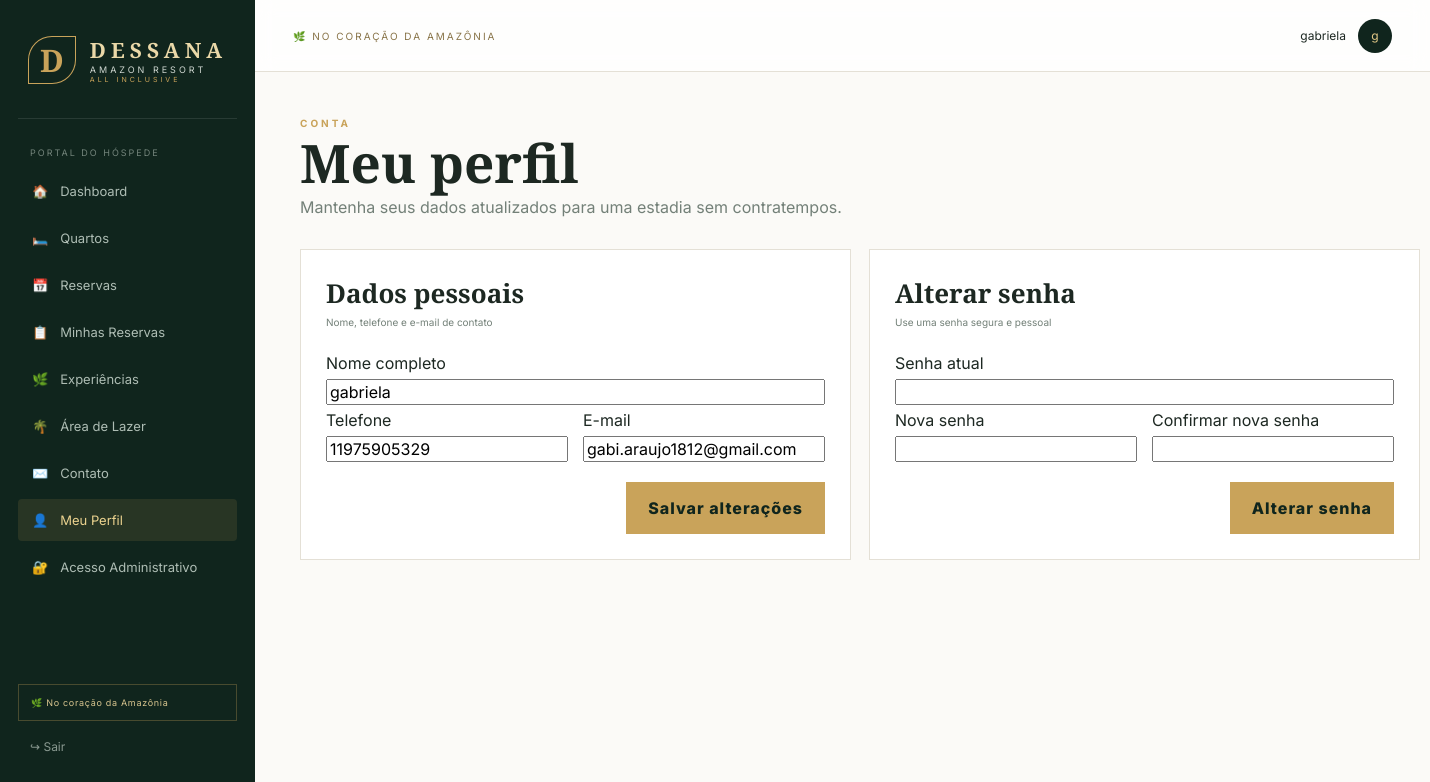
The page /hospede/perfil (signed in) on the database its author committed.
### tables this page shows
CREATE TABLE hospedes (
    id INTEGER PRIMARY KEY AUTOINCREMENT,
    nome TEXT NOT NULL,
    cpf TEXT,
    telefone TEXT,
    email TEXT,
    senha TEXT,
    observacoes TEXT,
    criado_em TEXT NOT NULL DEFAULT CURRENT_TIMESTAMP
);

### app.py (the view, shortened to what this page needs)
@app.route("/hospede/perfil", methods=["GET", "POST"])
@hospede_required
def hospede_perfil():
    conn = get_db()
    hospede = conn.execute("SELECT * FROM hospedes WHERE id = ?", (session["user_id"],)).fetchone()
    conn.close()
    return render_template("hospede_perfil.html", hospede=hospede)

### app.py (called while the page is built)
def get_db():
    conn = sqlite3.connect(DB_PATH)
    conn.row_factory = sqlite3.Row
    conn.execute("PRAGMA foreign_keys = ON")
    return conn

def hospede_required(view):
    @wraps(view)
    def wrapped(*args, **kwargs):
        if "user_id" not in session or session.get("tipo") != "hospede":
            return redirect(url_for("login"))
        return view(*args, **kwargs)
    return wrapped

### templates/hospede_perfil.html (shortened to what this page needs)
{% extends "base.html" %}
{% block content %}
<div class="page-heading">
  <div><div class="eyebrow">CONTA</div><h1>Meu perfil</h1><p>Mantenha seus dados atualizados para uma estadia sem contratempos.</p></div>
</div>
<div class="dashboard-grid">
  <div class="panel">
    <div class="panel-head"><div><h3>Dados pessoais</h3><p>Nome, telefone e e-mail de contato</p></div></div>
    <form method="post" class="form-grid">
      <div class="full"><label>Nome completo</label><input name="nome" value="{{ hospede.nome }}" required></div>
      <div><label>Telefone</label><input name="telefone" value="{{ hospede.telefone or '' }}"></div>
      <div><label>E-mail</label><input type="email" name="email" value="{{ hospede.email or '' }}" required></div>
      <div class="full form-actions"><button class="primary-btn">Salvar alterações</button></div>
    </form>
  </div>
  <div class="panel">
    <div class="panel-head"><div><h3>Alterar senha</h3><p>Use uma senha segura e pessoal</p></div></div>
    <form method="post" class="form-grid">
      <div class="full"><label>Senha atual</label><input type="password" name="senha_atual" required></div>
      <div><label>Nova senha</label><input type="password" name="nova_senha" required></div>
      <div><label>Confirmar nova senha</label><input type="password" name="confirmar_senha" required></div>
      <div class="full form-actions"><button class="primary-btn">Alterar senha</button></div>
    </form>
  </div>
</div>
{% endblock %}

### templates/base.html (shortened to what this page needs)
<!doctype html>
<html lang="pt-BR">
<head>
  <link rel="stylesheet" href="{{ url_for('static', filename='css/style.css') }}">
</head>
<body>
{% if session.get('user_id') %}
<div class="app-shell">
  <aside class="sidebar" id="sidebar">
    <div class="brand">
      <div class="brand-mark">D</div>
      <div>
        <strong>DESSANA</strong>
        <span>AMAZON RESORT</span>
        <small>ALL INCLUSIVE</small>
      </div>
    </div>
    {% if session.get('tipo') == 'hospede' %}
    <div class="side-label">PORTAL DO HÓSPEDE</div>
    <nav>
      <a class="{{ 'active' if request.endpoint == 'hospede_dashboard' }}" href="{{ url_for('hospede_dashboard') }}">🏠 <span>Dashboard</span></a>
      <a class="{{ 'active' if request.endpoint in ['hospede_quartos','hospede_quarto_detalhe'] }}" href="{{ url_for('hospede_quartos') }}">🛏️ <span>Quartos</span></a>
      <a class="{{ 'active' if request.endpoint == 'hospede_quartos' }}" href="{{ url_for('hospede_quartos') }}">📅 <span>Reservas</span></a>
      <a class="{{ 'active' if request.endpoint == 'minhas_reservas' }}" href="{{ url_for('minhas_reservas') }}">📋 <span>Minhas Reservas</span></a>
      <a class="{{ 'active' if request.endpoint == 'hospede_experiencias' }}" href="{{ url_for('hospede_experiencias') }}">🌿 <span>Experiências</span></a>
      <a class="{{ 'active' if request.endpoint == 'hospede_lazer' }}" href="{{ url_for('hospede_lazer') }}">🌴 <span>Área de Lazer</span></a>
      <a class="{{ 'active' if request.endpoint == 'hospede_contato' }}" href="{{ url_for('hospede_contato') }}">✉️ <span>Contato</span></a>
      <a class="{{ 'active' if request.endpoint == 'hospede_perfil' }}" href="{{ url_for('hospede_perfil') }}">👤 <span>Meu Perfil</span></a>
      <a href="{{ url_for('administracao') }}">🔐 <span>Acesso Administrativo</span></a>
    </nav>
    {% endif %}
    <div class="sidebar-bottom">
      <div class="eco-badge">🌿 No coração da Amazônia</div>
      <a class="logout" href="{{ url_for('logout') }}">↪ Sair</a>
    </div>
  </aside>
  <main class="main">
    <header class="topbar">
      <div class="top-location">🌿 NO CORAÇÃO DA AMAZÔNIA</div>
      <div class="top-user">
        <span>{{ session.get('user_name') }}</span>
        <div class="avatar">{{ session.get('user_name','A')[0] }}</div>
      </div>
    </header>
    <section class="content">
      {% block content %}{% endblock %}
    </section>
  </main>
</div>
{% else %}
  {% block public_content %}{% endblock %}
{% endif %}
</body>
</html>

### static/css/style.css (style rules this page uses)
:root { --forest:#10251d;--forest2:#17372b;--gold:#c9a35a;--gold2:#e3c987;--cream:#f6f1e7; --paper:#fbfaf7;--ink:#1d2822;--muted:#738078;--line:#e4e0d6;--white:#fff;--danger:#a94b46; }
* { box-sizing:border-box }
body { margin:0;background:var(--paper);color:var(--ink);font-family:Inter,Arial,sans-serif }
a { text-decoration:none;color:inherit }
button,input,select,textarea { font:inherit }
.landing-logo,.brand { display:flex;align-items:center;gap:14px }
.landing-logo strong,.brand strong { display:block;font-family:"Cormorant Garamond",serif;letter-spacing:5px;font-size:25px;color:#ead8a8 }
.landing-logo span,.brand span { display:block;font-size:9px;letter-spacing:3px }
.landing-logo small,.brand small { display:block;font-size:7px;letter-spacing:3px;color:var(--gold) }
.brand-mark { width:48px;height:48px;border:1px solid var(--gold);display:grid;place-items:center;font:600 31px "Cormorant Garamond";color:var(--gold);border-radius:50% 0 50% 0 }
.eyebrow { color:var(--gold);font-size:10px;font-weight:700;letter-spacing:3px }
.gold-btn,.primary-btn { background:var(--gold);border:0;color:var(--forest);font-weight:800;letter-spacing:1px;padding:16px 22px;display:inline-flex;gap:25px;align-items:center;cursor:pointer }
.app-shell { min-height:100vh;display:flex }
.sidebar { width:255px;position:fixed;inset:0 auto 0 0;background:var(--forest);color:#cfd7d1;padding:28px 18px;display:flex;flex-direction:column;z-index:20 }
.sidebar .brand { padding:8px 10px 34px;border-bottom:1px solid rgba(255,255,255,.1) }
.sidebar .brand strong { font-size:21px }
.side-label { font-size:9px;letter-spacing:2px;color:#74857c;margin:28px 12px 12px }
.sidebar nav { display:grid;gap:5px }
.sidebar nav a { padding:13px 14px;border-radius:4px;font-size:13px;color:#aebdb4;display:flex;gap:12px;align-items:center }
.sidebar nav a:hover,.sidebar nav a.active { background:rgba(201,163,90,.13);color:#ecd38f }
.sidebar-bottom { margin-top:auto }
.eco-badge { border:1px solid rgba(201,163,90,.3);padding:12px;font-size:9px;letter-spacing:.7px;color:#d8c58f }
.logout { display:block;padding:18px 12px;color:#899990;font-size:12px }
.main { margin-left:255px;width:calc(100% - 255px);min-height:100vh }
.topbar { height:72px;border-bottom:1px solid var(--line);display:flex;align-items:center;justify-content:space-between;padding:0 38px;background:rgba(255,255,255,.78);backdrop-filter:blur(10px);position:sticky;top:0;z-index:10 }
.top-location { font-size:10px;letter-spacing:2px;color:#887448 }
.top-user { display:flex;gap:12px;align-items:center;font-size:12px }
.avatar { width:34px;height:34px;border-radius:50%;background:var(--forest);color:var(--gold2);display:grid;place-items:center }
.content { padding:45px;max-width:1600px;margin:auto }
.page-heading { display:flex;align-items:flex-end;justify-content:space-between;margin-bottom:32px }
.page-heading h1 { font:600 53px/.9 "Cormorant Garamond";margin:10px 0 }
.page-heading p { color:var(--muted);margin:0 }
.dashboard-grid { display:grid;grid-template-columns:1.65fr .8fr;gap:18px;margin-top:18px }
.panel { background:#fff;border:1px solid var(--line);padding:25px }
.panel-head { display:flex;justify-content:space-between;align-items:flex-start;margin-bottom:20px }
.panel h3 { font:600 26px "Cormorant Garamond";margin:0 }
.panel-head p { font-size:10px;color:var(--muted);margin:5px 0 }
.form-grid { display:grid;grid-template-columns:1fr 1fr;gap:5px 15px }
.form-grid>div { display:grid;gap:6px }
.form-grid .full { grid-column:1/-1 }
.form-actions { display:flex!important;justify-content:flex-end;flex-direction:row;gap:10px;margin-top:15px }

### rows shown on the page
hospedes: get "gabriela", nome "gabriela", telefone "11975905329", email "gabi.araujo1812@gmail.com"

### other values the page prints
{{ session.get('user_name','A')[0] }} "g"
